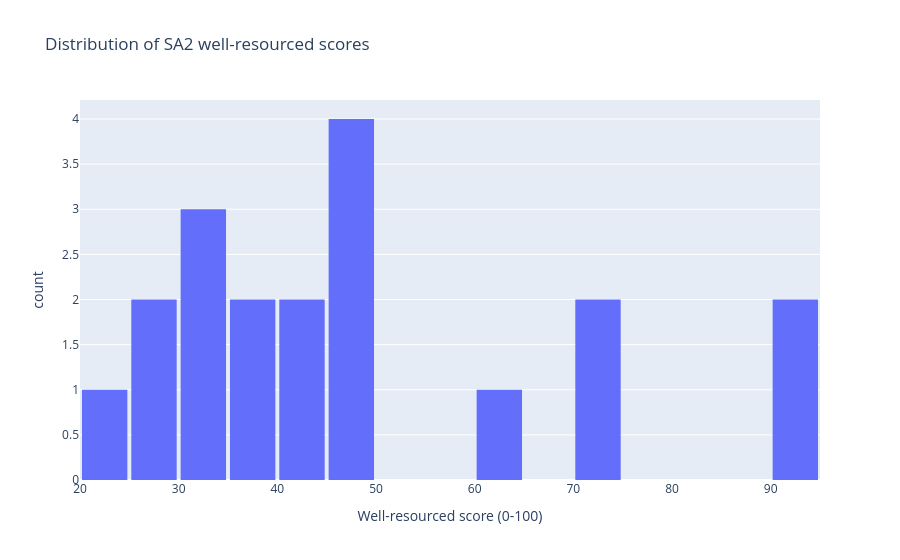

The code cell stored with this chart in its notebook:
### Markdown cell above
### Score Distribution

This histogram shows the distribution of well-resourced scores across SA2 regions in `Sydney - Northern Beaches`.

The x-axis shows the score from 0 to 100, and the y-axis shows the number of SA2 regions in each score range. If most SA2s are concentrated in the middle of the distribution, this suggests that many areas have similar relative POI availability. If the distribution has a long right tail, this suggests that only a small number of SA2s have very high POI concentrations.

This plot is useful as a first check of whether resources appear evenly distributed or concentrated in a few high-score areas.

### Code cell
build_score_histogram(scores, nbins=settings.charts.score_histogram_nbins).show()

### Figure 1 — Plotly figure (JSON) as saved in the notebook; plotly's stock layout.template omitted (floating-point values rounded to 4 significant figures)
{"data": [{"bingroup": "x", "hovertemplate": "Well-resourced score (0-100)=%{x}<br>count=%{y}<extra></extra>", "legendgroup": "", "marker": {"color": "#636efa", "pattern": {"shape": ""}}, "name": "", "nbinsx": 20, "orientation": "v", "showlegend": false, "type": "histogram", "x": [71.63, 48.19, 90.71, 29.68, 38.52, 34.19, 33.26, 27.97, 20.06, 41.52, 49.75, 62.0, 71.63, 46.12, 44.58, 31.44, 92.32, 39.51, 47.68], "xaxis": "x", "yaxis": "y"}], "layout": {"bargap": 0.08, "barmode": "relative", "legend": {"tracegroupgap": 0}, "title": {"text": "Distribution of SA2 well-resourced scores"}, "xaxis": {"anchor": "y", "domain": [0, 1], "title": {"text": "Well-resourced score (0-100)"}}, "yaxis": {"anchor": "x", "domain": [0, 1], "title": {"text": "count"}}}}
